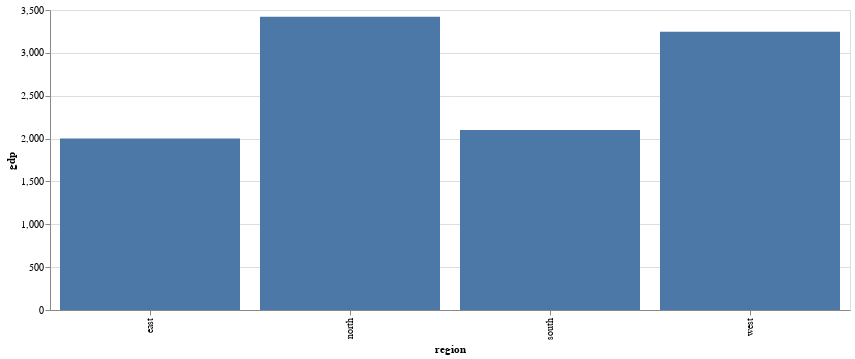

The code cell stored with this chart in its notebook:
### Code cell
alt.Chart(df).mark_bar().encode(     
   alt.Y('gdp'),     
   alt.X('region') 
).properties(
    width=800,
    height=300
)

### Figure 1 — Vega-Lite specification as saved in the notebook (floating-point values rounded to 4 significant figures)
{"config": {"view": {"continuousWidth": 300, "continuousHeight": 300}}, "data": {"name": "data-c67a7f8b1d0e1d03d2da36c2567b11b4"}, "mark": {"type": "bar"}, "encoding": {"x": {"field": "region", "type": "nominal"}, "y": {"field": "gdp", "type": "quantitative"}}, "height": 300, "width": 800, "$schema": "https://vega.github.io/schema/vega-lite/v5.15.1.json", "datasets": {"data-c67a7f8b1d0e1d03d2da36c2567b11b4": [{"region": "east", "gdp": 2000}, {"region": "west", "gdp": 3245}, {"region": "north", "gdp": 3421}, {"region": "south", "gdp": 2099}]}}
